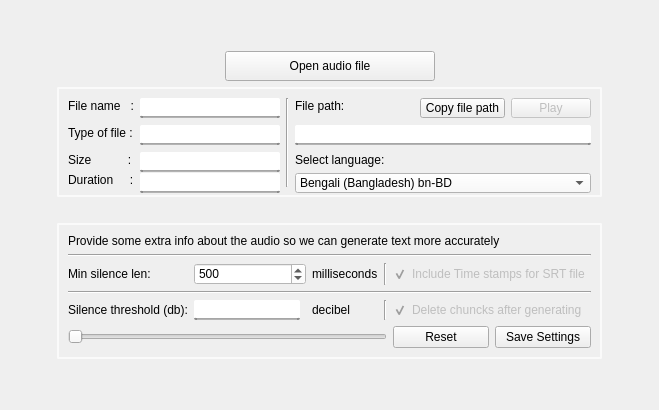
             <widget class="QWidget" name="tab">
              <attribute name="title">
               <string>Audio File</string>
              </attribute>
              <layout class="QGridLayout" name="gridLayout_7">
               <item row="2" column="1" colspan="3">
                <widget class="QGroupBox" name="groupBox">
                 <property name="minimumSize">
                  <size>
                   <width>0</width>
                   <height>100</height>
                  </size>
                 </property>
                 <property name="maximumSize">
                  <size>
                   <width>16777215</width>
                   <height>110</height>
                  </size>
                 </property>
                 <property name="styleSheet">
                  <string notr="true">QGroupBox{
border: 2px solid rgba(250, 250, 250, 250);
border-radius: 2px;
}
QLineEdit{
	
	background-color: rgb(255, 255, 255);
	border-bottom: 2px solid;

	border-bottom-color: qlineargradient(spread:reflect, x1:0, y1:0.477, x2:0, y2:1, stop:0 rgba(97, 97, 97, 255), stop:1 rgba(255, 255, 255, 255));
	border-radius: 2px;

	font: 12pt &quot;MS Shell Dlg 2&quot;;
}
QLabel{
font: 12pt &quot;MS Shell Dlg 2&quot;;
}</string>
                 </property>
                 <property name="title">
                  <string/>
                 </property>
                 <layout class="QGridLayout" name="gridLayout_2">
                  <item row="0" column="5">
                   <widget class="QPushButton" name="Copy_file_pathpushButton">
                    <property name="minimumSize">
                     <size>
                      <width>85</width>
                      <height>20</height>
                     </size>
                    </property>
                    <property name="styleSheet">
                     <string notr="true"/>
                    </property>
                    <property name="text">
                     <string>Copy file path</string>
                    </property>
                   </widget>
                  </item>
                  <item row="0" column="0">
                   <widget class="QLabel" name="label_2">
                    <property name="styleSheet">
                     <string notr="true">background: transparent;</string>
                    </property>
                    <property name="text">
                     <string>File name   :</string>
                    </property>
                   </widget>
                  </item>
                  <item row="0" column="4">
                   <spacer name="horizontalSpacer">
                    <property name="orientation">
                     <enum>Qt::Horizontal</enum>
                    </property>
                    <property name="sizeHint" stdset="0">
                     <size>
                      <width>40</width>
                      <height>20</height>
                     </size>
                    </property>
                   </spacer>
                  </item>
                  <item row="5" column="1">
                   <widget class="QLineEdit" name="Duration_lineEdit">
                    <property name="minimumSize">
                     <size>
                      <width>140</width>
                      <height>20</height>
                     </size>
                    </property>
                    <property name="readOnly">
                     <bool>true</bool>
                    </property>
                   </widget>
                  </item>
                  <item row="0" column="1">
                   <widget class="QLineEdit" name="file_name_lineEdit">
                    <property name="minimumSize">
                     <size>
                      <width>140</width>
                      <height>20</height>
                     </size>
                    </property>
                    <property name="styleSheet">
                     <string notr="true"/>
                    </property>
                    <property name="readOnly">
                     <bool>true</bool>
                    </property>
                   </widget>
                  </item>
                  <item row="5" column="0">
                   <widget class="QLabel" name="label_5">
                    <property name="text">
                     <string>Duration     :</string>
                    </property>
                   </widget>
                  </item>
                  <item row="4" column="1">
                   <widget class="QLineEdit" name="Size_lineEdit">
                    <property name="minimumSize">
                     <size>
                      <width>140</width>
                      <height>20</height>
                     </size>
                    </property>
                    <property name="readOnly">
                     <bool>true</bool>
                    </property>
                   </widget>
                  </item>
                  <item row="2" column="1" rowspan="2">
                   <widget class="QLineEdit" name="TypeOf_filelineEdit">
                    <property name="minimumSize">
                     <size>
                      <width>140</width>
                      <height>20</height>
                     </size>
                    </property>
                    <property name="readOnly">
                     <bool>true</bool>
                    </property>
                   </widget>
                  </item>
                  <item row="4" column="3" colspan="3">
                   <widget class="QLabel" name="label_6">
                    <property name="text">
                     <string>Select language:</string>
                    </property>
                   </widget>
                  </item>
                  <item row="0" column="2" rowspan="6">
                   <widget class="Line" name="line_5">
                    <property name="minimumSize">
                     <size>
                      <width>0</width>
                      <height>0</height>
                     </size>
                    </property>
                    <property name="orientation">
                     <enum>Qt::Vertical</enum>
                    </property>
                   </widget>
                  </item>
                  <item row="2" column="0">
                   <widget class="QLabel" name="label_3">
                    <property name="minimumSize">
                     <size>
                      <width>30</width>
                      <height>0</height>
                     </size>
                    </property>
                    <property name="text">
                     <string>Type of file :</string>
                    </property>
                   </widget>
                  </item>
                  <item row="0" column="3">
                   <widget class="QLabel" name="label">
                    <property name="text">
                     <string>File path:</string>
                    </property>
                   </widget>
                  </item>
                  <item row="4" column="0">
                   <widget class="QLabel" name="label_4">
                    <property name="text">
                     <string>Size           :</string>
                    </property>
                   </widget>
                  </item>
                  <item row="0" column="6">
                   <widget class="QPushButton" name="PlayPathButton">
                    <property name="enabled">
                     <bool>false</bool>
                    </property>
                    <property name="minimumSize">
                     <size>
                      <width>0</width>
                      <height>20</height>
                     </size>
                    </property>
                    <property name="text">
                     <string>Play</string>
                    </property>
                   </widget>
                  </item>
                  <item row="2" column="3" colspan="4">
                   <widget class="QLineEdit" name="File_path_lineEdit">
                    <property name="minimumSize">
                     <size>
                      <width>0</width>
                      <height>20</height>
                     </size>
                    </property>
                    <property name="readOnly">
                     <bool>false</bool>
                    </property>
                   </widget>
                  </item>
                  <item row="5" column="3" colspan="4">
                   <widget class="QComboBox" name="Language_comboBox">
                    <property name="minimumSize">
                     <size>
                      <width>0</width>
                      <height>20</height>
                     </size>
                    </property>
                    <property name="maximumSize">
                     <size>
                      <width>16777215</width>
                      <height>20</height>
                     </size>
                    </property>
                    <property name="styleSheet">
                     <string notr="true">QComboBox{
background-color: rgba(250, 250, 250, 250);
	font: 10pt &quot;MS Shell Dlg 2&quot;;
}
QListView{
 
	background-color: rgb(123, 202, 254);
	
	border-radius:1px;
}
</string>
                    </property>
                    <property name="maxVisibleItems">
                     <number>12</number>
                    </property>
                    <item>
                     <property name="text">
                      <string>Bengali (Bangladesh) bn-BD</string>
                     </property>
                    </item>
                    <item>
                     <property name="text">
                      <string>Bengali (India)	bn-IN</string>
                     </property>
                    </item>
                    <item>
                     <property name="text">
                      <string>English (Australia) en-AU</string>
                     </property>
                    </item>
                    <item>
                     <property name="text">
                      <string>English (Canada) en-CA</string>
                     </property>
                    </item>
                    <item>
                     <property name="text">
                      <string>English (Ghana) en-GH</string>
                     </property>
                    </item>
                    <item>
                     <property name="text">
                      <string>English (India)	en-IN</string>
                     </property>
                    </item>
                    <item>
                     <property name="text">
                      <string>English (United Kingdom) en-GB</string>
                     </property>
                    </item>
                    <item>
                     <property name="text">
                      <string>English (United States) en-US</string>
                     </property>
                    </item>
                    <item>
                     <property name="text">
                      <string>Urdu (Pakistan) ur-PK</string>
                     </property>
                    </item>
                   </widget>
                  </item>
                 </layout>
                </widget>
               </item>
               <item row="4" column="1" colspan="3">
                <widget class="QGroupBox" name="groupBox_2">
                 <property name="maximumSize">
                  <size>
                   <width>16777215</width>
                   <height>150</height>
                  </size>
                 </property>
                 <property name="styleSheet">
                  <string notr="true">QGroupBox{
border: 2px solid rgba(250, 250, 250, 250);
border-radius: 2px;
}
QLineEdit{
	
	background-color: rgb(255, 255, 255);
	border-bottom: 2px solid;

	border-bottom-color: qlineargradient(spread:reflect, x1:0, y1:0.477, x2:0, y2:1, stop:0 rgba(97, 97, 97, 255), stop:1 rgba(255, 255, 255, 255));
	border-radius: 2px;

	font: 12pt &quot;MS Shell Dlg 2&quot;;
}
QLabel{
font: 12pt &quot;MS Shell Dlg 2&quot;;
}</string>
                 </property>
                 <property name="title">
                  <string/>
                 </property>
                 <layout class="QGridLayout" name="gridLayout_3">
                  <item row="7" column="5">
                   <widget class="QPushButton" name="pushButton">
                    <property name="text">
                     <string>Reset</string>
                    </property>
                   </widget>
                  </item>
                  <item row="6" column="1">
                   <widget class="QLineEdit" name="lineEdit">
                    <property name="minimumSize">
                     <size>
                      <width>0</width>
                      <height>20</height>
                     </size>
                    </property>
                    <property name="readOnly">
                     <bool>true</bool>
                    </property>
                   </widget>
                  </item>
                  <item row="7" column="0" colspan="5">
                   <widget class="QSlider" name="horizontalSlider">
                    <property name="minimum">
                     <number>15</number>
                    </property>
                    <property name="maximum">
                     <number>50</number>
                    </property>
                    <property name="orientation">
                     <enum>Qt::Horizontal</enum>
                    </property>
                   </widget>
                  </item>
                  <item row="6" column="4">
                   <widget class="Line" name="line_4">
                    <property name="orientation">
                     <enum>Qt::Vertical</enum>
                    </property>
                   </widget>
                  </item>
                  <item row="7" column="6">
                   <widget class="QPushButton" name="SaveSettingspushButton">
                    <property name="text">
                     <string>Save Settings</string>
                    </property>
                   </widget>
                  </item>
                  <item row="2" column="4">
                   <widget class="Line" name="line_3">
                    <property name="orientation">
                     <enum>Qt::Vertical</enum>
                    </property>
                   </widget>
                  </item>
                  <item row="2" column="0">
                   <widget class="QLabel" name="label_7">
                    <property name="text">
                     <string>Min silence len:</string>
                    </property>
                   </widget>
                  </item>
                  <item row="2" column="1" colspan="2">
                   <widget class="QSpinBox" name="spinBox">
                    <property name="minimumSize">
                     <size>
                      <width>0</width>
                      <height>20</height>
                     </size>
                    </property>
                    <property name="toolTip">
                     <string notr="true">The minimum length for silent sections is in milliseconds</string>
                    </property>
                    <property name="toolTipDuration">
                     <number>2</number>
                    </property>
                    <property name="styleSheet">
                     <string notr="true">background-color: rgb(255, 255, 255);
font: 10pt &quot;MS Shell Dlg 2&quot;;</string>
                    </property>
                    <property name="minimum">
                     <number>100</number>
                    </property>
                    <property name="maximum">
                     <number>10000</number>
                    </property>
                    <property name="value">
                     <number>500</number>
                    </property>
                   </widget>
                  </item>
                  <item row="6" column="0">
                   <widget class="QLabel" name="label_9">
                    <property name="text">
                     <string>Silence threshold (db):</string>
                    </property>
                   </widget>
                  </item>
                  <item row="0" column="0" colspan="7">
                   <widget class="QLabel" name="label_8">
                    <property name="text">
                     <string>Provide some extra info about the audio so we can generate text more accurately</string>
                    </property>
                   </widget>
                  </item>
                  <item row="4" column="0" colspan="7">
                   <widget class="Line" name="line">
                    <property name="orientation">
                     <enum>Qt::Horizontal</enum>
                    </property>
                   </widget>
                  </item>
                  <item row="2" column="5" colspan="2">
                   <widget class="QCheckBox" name="checkBox">
                    <property name="enabled">
                     <bool>false</bool>
                    </property>
                    <property name="styleSheet">
                     <string notr="true">background: transparent</string>
                    </property>
                    <property name="text">
                     <string>Include Time stamps for SRT file</string>
                    </property>
                    <property name="checked">
                     <bool>true</bool>
                    </property>
                   </widget>
                  </item>
                  <item row="6" column="5" colspan="2">
                   <widget class="QCheckBox" name="ChunckscheckBox">
                    <property name="enabled">
                     <bool>false</bool>
                    </property>
                    <property name="styleSheet">
                     <string notr="true">background: transparent</string>
                    </property>
                    <property name="text">
                     <string>Delete chuncks after generating</string>
                    </property>
                    <property name="checked">
                     <bool>true</bool>
                    </property>
                   </widget>
                  </item>
                  <item row="8" column="0" colspan="7">
                   <layout class="QVBoxLayout" name="verticalLayout"/>
                  </item>
                  <item row="1" column="0" colspan="7">
                   <widget class="Line" name="line_2">
                    <property name="orientation">
                     <enum>Qt::Horizontal</enum>
                    </property>
                   </widget>
                  </item>
                  <item row="2" column="3">
                   <widget class="QLabel" name="label_22">
                    <property name="text">
                     <string>milliseconds</string>
                    </property>
                   </widget>
                  </item>
                  <item row="6" column="3">
                   <widget class="QLabel" name="label_23">
                    <property name="text">
                     <string>decibel</string>
                    </property>
                   </widget>
                  </item>
                 </layout>
                </widget>
               </item>
               <item row="5" column="0" colspan="5">
                <spacer name="verticalSpacer_2">
                 <property name="orientation">
                  <enum>Qt::Vertical</enum>
                 </property>
                 <property name="sizeHint" stdset="0">
                  <size>
                   <width>20</width>
                   <height>40</height>
                  </size>
                 </property>
                </spacer>
               </item>
               <item row="1" column="1">
                <spacer name="horizontalSpacer_3">
                 <property name="orientation">
                  <enum>Qt::Horizontal</enum>
                 </property>
                 <property name="sizeHint" stdset="0">
                  <size>
                   <width>40</width>
                   <height>20</height>
                  </size>
                 </property>
                </spacer>
               </item>
               <item row="1" column="3">
                <spacer name="horizontalSpacer_2">
                 <property name="orientation">
                  <enum>Qt::Horizontal</enum>
                 </property>
                 <property name="sizeHint" stdset="0">
                  <size>
                   <width>40</width>
                   <height>20</height>
                  </size>
                 </property>
                </spacer>
               </item>
               <item row="4" column="4">
                <spacer name="horizontalSpacer_4">
                 <property name="orientation">
                  <enum>Qt::Horizontal</enum>
                 </property>
                 <property name="sizeHint" stdset="0">
                  <size>
                   <width>40</width>
                   <height>20</height>
                  </size>
                 </property>
                </spacer>
               </item>
               <item row="1" column="2">
                <widget class="QPushButton" name="Open_Audio_pushButton">
                 <property name="minimumSize">
                  <size>
                   <width>210</width>
                   <height>30</height>
                  </size>
                 </property>
                 <property name="styleSheet">
                  <string notr="true">QPushButton{
 padding-top:2px;
	font: 14pt &quot;MS Shell Dlg 2l&quot;;
 color: qlineargradient(spread:pad, x1:0, y1:0, x2:0, y2:1, stop:0 rgba(33, 33, 33, 255), stop:1 rgba(75, 75, 75, 255));
background-color:qlineargradient(spread:pad, x1:1, y1:0, x2:1, y2:1, stop:0 rgba(0, 244, 255, 255), stop:1 rgba(3, 115, 255, 255));

border:1px solid rgb(253, 254, 254);

font: 14pt &quot;Microsoft JhengHei UI&quot;;
}
QPushButton:hover{
color: qlineargradient(spread:pad, x1:0, y1:0, x2:1, y2:1, stop:0 rgba(63, 63, 63, 255), stop:1 rgba(33, 33, 33, 255));
 background-color: qlineargradient(spread:pad, x1:0.505636, y1:0.221, x2:0.431818, y2:1, stop:0 rgba(89, 255, 255, 255), stop:1 rgba(60, 138, 255, 255));

}

QPushButton:pressed{
background-color: qlineargradient(spread:pad, x1:0.767, y1:1, x2:1, y2:0, stop:0 rgba(0, 244, 255, 255), stop:1 rgba(3, 115, 255, 255));\n&quot;

}</string>
                 </property>
                 <property name="text">
                  <string>Open audio file</string>
                 </property>
                 <property name="iconSize">
                  <size>
                   <width>26</width>
                   <height>26</height>
                  </size>
                 </property>
                 <property name="shortcut">
                  <string>Ctrl+O</string>
                 </property>
                </widget>
               </item>
               <item row="3" column="1" colspan="3">
                <spacer name="horizontalSpacer_14">
                 <property name="orientation">
                  <enum>Qt::Horizontal</enum>
                 </property>
                 <property name="sizeHint" stdset="0">
                  <size>
                   <width>40</width>
                   <height>20</height>
                  </size>
                 </property>
                </spacer>
               </item>
               <item row="6" column="0" colspan="5">
                <layout class="QGridLayout" name="gridLayout_12"/>
               </item>
               <item row="4" column="0">
                <spacer name="horizontalSpacer_5">
                 <property name="orientation">
                  <enum>Qt::Horizontal</enum>
                 </property>
                 <property name="sizeHint" stdset="0">
                  <size>
                   <width>40</width>
                   <height>20</height>
                  </size>
                 </property>
                </spacer>
               </item>
               <item row="0" column="2">
                <spacer name="verticalSpacer">
                 <property name="orientation">
                  <enum>Qt::Vertical</enum>
                 </property>
                 <property name="sizeHint" stdset="0">
                  <size>
                   <width>20</width>
                   <height>40</height>
                  </size>
                 </property>
                </spacer>
               </item>
              </layout>
             </widget>
